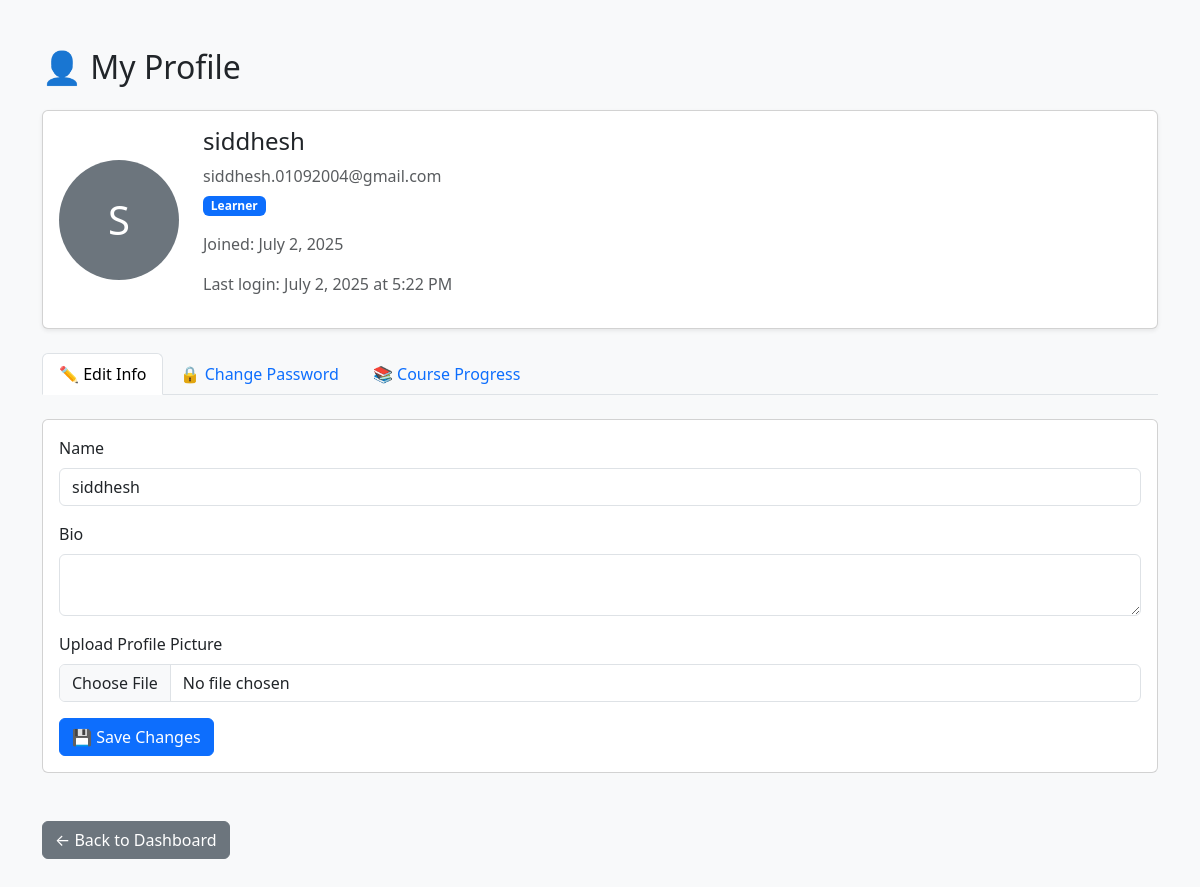
/views/user-profile.php (signed in), run on the app's committed database.
### tables this page shows
CREATE TABLE `users` (
  `id` int(11) NOT NULL,
  `NAME` varchar(100) NOT NULL,
  `email` varchar(100) NOT NULL,
  `PASSWORD` varchar(255) NOT NULL,
  `role` enum('admin','instructor','learner') NOT NULL DEFAULT 'learner',
  `created_at` timestamp NOT NULL DEFAULT current_timestamp(),
  `last_login` datetime DEFAULT NULL,
  `is_approved` tinyint(1) DEFAULT 0,
  `is_verified` tinyint(1) DEFAULT 0,
  `verify_token` varchar(255) DEFAULT NULL,
  `profile_pic` varchar(255) DEFAULT NULL,
  `bio` text DEFAULT NULL
);

### views/user-profile.php (the view, shortened to what this page needs)
<?php
include '../db-config.php';
$user_id = $_SESSION['user_id'];
$stmt = $conn->prepare("SELECT name, email, role, created_at, bio, profile_pic, last_login FROM users WHERE id = ?");
$stmt->bind_param("i", $user_id);
$stmt->execute();
$user = $stmt->get_result()->fetch_assoc();
?>
<!DOCTYPE html>
<html>
<head>
  <link href="https://cdn.jsdelivr.net/npm/bootstrap@5.3.2/dist/css/bootstrap.min.css" rel="stylesheet">
</head>
<body class="bg-light">
<div class="container py-5">
  <h2 class="mb-4">👤 My Profile</h2>
  <div class="card shadow-sm mb-4">
    <div class="card-body d-flex align-items-center">
      <?php if ($user['profile_pic'] && file_exists("../" . $user['profile_pic'])): ?>
        <img src="../<?= $user['profile_pic'] ?>" class="profile-avatar me-4" alt="Profile Picture">
      <?php else: ?>
        <div class="initials-avatar me-4"><?= strtoupper(substr($user['name'], 0, 1)) ?></div>
      <?php endif; ?>
      <div>
        <h4><?= htmlspecialchars($user['name']) ?></h4>
        <p class="text-muted mb-1"><?= htmlspecialchars($user['email']) ?></p>
        <p><span class="badge bg-primary"><?= ucfirst($user['role']) ?></span></p>
        <p class="text-muted">Joined: <?= date('F j, Y', strtotime($user['created_at'])) ?></p>
        <?php if (!empty($user['last_login'])): ?>
          <p class="text-muted">Last login: <?= date('F j, Y \a\t g:i A', strtotime($user['last_login'])) ?></p>
        <?php endif; ?>
      </div>
    </div>
  </div>
  <ul class="nav nav-tabs mb-4" id="profileTabs">
    <li class="nav-item">
      <a class="nav-link active" data-bs-toggle="tab" href="#editTab">✏️ Edit Info</a>
    </li>
    <li class="nav-item">
      <a class="nav-link" data-bs-toggle="tab" href="#passwordTab">🔒 Change Password</a>
    </li>
    <?php if ($user['role'] === 'learner'): ?>
      <li class="nav-item">
        <a class="nav-link" data-bs-toggle="tab" href="#progressTab">📚 Course Progress</a>
      </li>
    <?php endif; ?>
  </ul>
  <div class="tab-content">
    <div class="tab-pane fade show active" id="editTab">
      <div class="card card-body mb-4">
        <form method="POST" enctype="multipart/form-data">
          <div class="mb-3">
            <label class="form-label">Name</label>
            <input name="name" class="form-control" value="<?= htmlspecialchars($user['name']) ?>" required>
          </div>
          <div class="mb-3">
            <label class="form-label">Bio</label>
            <textarea name="bio" class="form-control"><?= htmlspecialchars($user['bio']) ?></textarea>
          </div>
          <div class="mb-3">
            <label class="form-label">Upload Profile Picture</label>
            <input type="file" name="profile_pic" class="form-control">
          </div>
          <button class="btn btn-primary">💾 Save Changes</button>
        </form>
      </div>
    </div>
  </div>
  <a href="dashboard.php" class="btn btn-secondary mt-4">← Back to Dashboard</a>
</div>
</body>
</html>

### views/user-profile.php (style rules this page uses)
.initials-avatar { width: 120px; height: 120px; background-color: #6c757d; color: white; border-radius: 50%; display: flex; align-items: center; justify-content: center; font-size: 2.5rem; }

### data on the page
users: NAME "S", NAME "siddhesh", email "siddhesh.01092004@gmail.com", role "Learner", created_at "July 2, 2025", last_login "July 2, 2025 at 5:22 PM", name "siddhesh"
